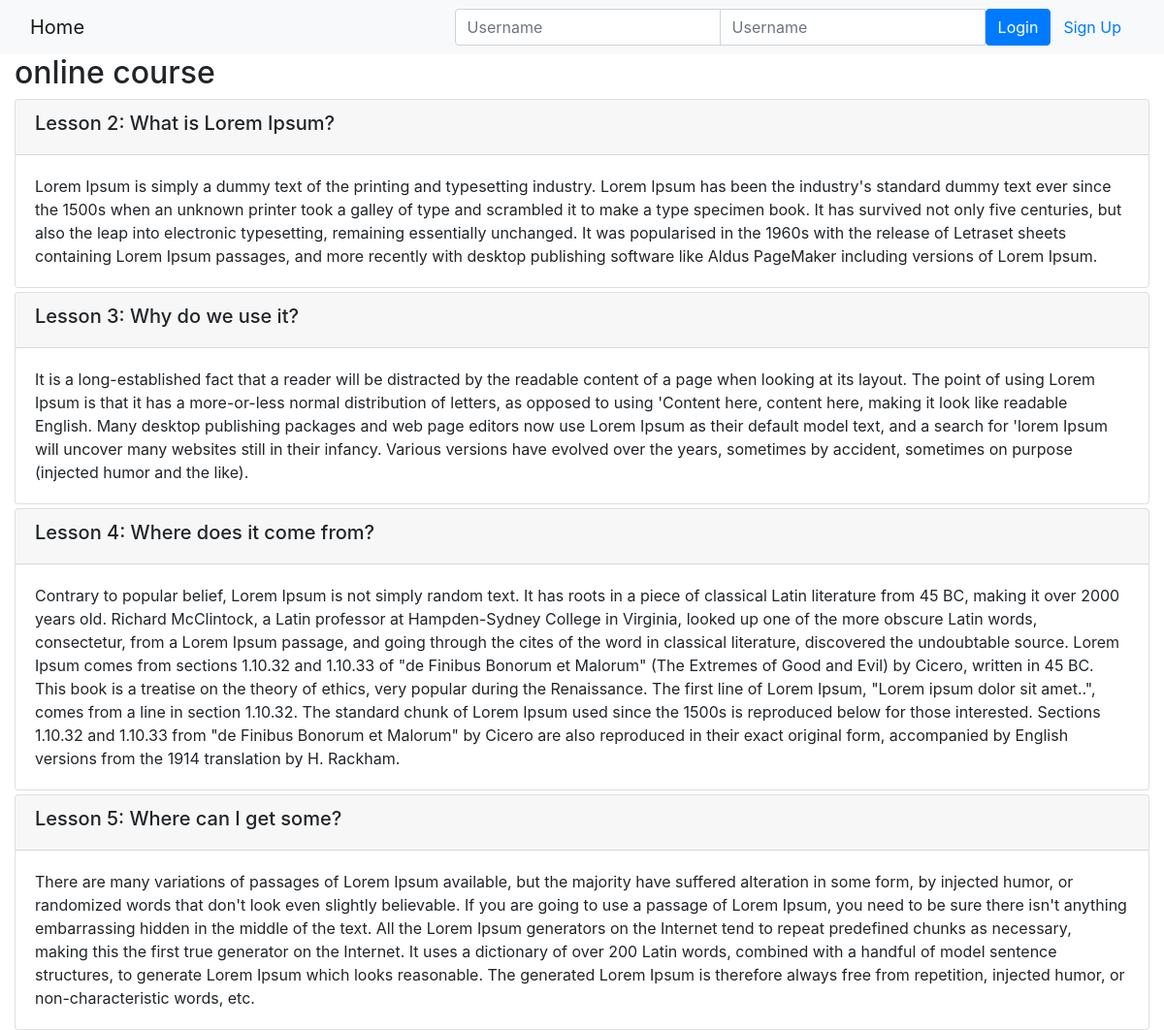
Page /onlinecourse/1/ on the committed database.
### onlinecourse/models.py (models this page shows, shortened)
class Course(models.Model):
    name = models.CharField(null=False, max_length=30, default='online course')
    image = models.ImageField(upload_to='course_images/')
    description = models.CharField(max_length=1000)
    pub_date = models.DateField(null=True)
    instructors = models.ManyToManyField(Instructor)
    users = models.ManyToManyField(settings.AUTH_USER_MODEL, through='Enrollment')
    total_enrollment = models.IntegerField(default=0)
    is_enrolled = False

class Lesson(models.Model):
    title = models.CharField(max_length=200, default="title")
    order = models.IntegerField(default=0)
    course = models.ForeignKey(Course, on_delete=models.CASCADE)
    content = models.TextField()

### onlinecourse/views.py (the view)
# urls.py: path('<int:pk>/', views.CourseDetailView.as_view(), name='course_details'),
class CourseDetailView(generic.DetailView):
    model = Course
    template_name = 'onlinecourse/course_detail_bootstrap.html'

### onlinecourse/templates/onlinecourse/course_detail_bootstrap.html (shortened to what this page needs)
<!DOCTYPE html>
<html lang="en">
<head>
     {% load static %}
    <link rel="stylesheet" href="https://maxcdn.bootstrapcdn.com/bootstrap/4.5.2/css/bootstrap.min.css">
</head>
<body>
    <nav class="navbar navbar-light bg-light">
        <div class="container-fluid">
            <div class="navbar-header">
                  <a class="navbar-brand" href="{% url 'onlinecourse:index' %}">Home</a>
            </div>
            <ul class="nav navbar-nav navbar-right">
                {% if user.is_authenticated %}
                <li>
                    <a class="btn btn-link" href="#">{{ user.first_name }}({{ user.username }})</a>
                    <a class="btn btn-link" href="{% url 'onlinecourse:logout' %}">Logout</a>
                </li>
                {% else %}
                <li>
                    <form class="form-inline" action="{% url 'onlinecourse:login' %}" method="post">
                        <div class="input-group">
                            <input type="text" class="form-control" placeholder="Username" name="username" >
                            <input type="password" class="form-control" placeholder="Username" name="psw" >
                            <button class="btn btn-primary" type="submit">Login</button>
                            <a class="btn btn-link" href="{% url 'onlinecourse:registration' %}">Sign Up</a>
                        </div>
                    </form>
                </li>
                {% endif %}
            </ul>
        </div>
    </nav>
    <div class="container-fluid">
            <h2>{{ course.name }}</h2>
            <div class="card-columns-vertical">
                {% for lesson in course.lesson_set.all %}
                    <div class="card mt-1">
                        <div class="card-header"><h5>Lesson {{lesson.order|add:1}}: {{lesson.title}}</h5></div>
                        <div class="card-body">{{lesson.content}}</div>
                    </div>
                {% endfor %}
            </div>
    </div>
</body>
</html>

### rows in the picture
Course: name "online course"
Lesson: order|add "2", title "What is Lorem Ipsum?", content "Lorem Ipsum is simply a dummy text of the printing and typesetting industry. Lorem Ipsum has been the industry's standard dummy text ever since the 1500s when an unknown printer took a galley of type and scrambled it to make a type specimen book. It has survived not only five centuries, but also the leap into electronic typesetting, remaining essentially unchanged. It was popularised in the 1960s with the release of Letraset sheets containing Lorem Ipsum passages, and more recently with desktop publishing software like Aldus PageMaker including versions of Lorem Ipsum."
Lesson: order|add "3", title "Why do we use it?", content "It is a long-established fact that a reader will be distracted by the readable content of a page when looking at its layout. The point of using Lorem Ipsum is that it has a more-or-less normal distribution of letters, as opposed to using 'Content here, content here, making it look like readable English. Many desktop publishing packages and web page editors now use Lorem Ipsum as their default model text, and a search for 'lorem Ipsum will uncover many websites still in their infancy. Various versions have evolved over the years, sometimes by accident, sometimes on purpose (injected humor and the like)."
Lesson: order|add "4", title "Where does it come from?", content "Contrary to popular belief, Lorem Ipsum is not simply random text. It has roots in a piece of classical Latin literature from 45 BC, making it over 2000 years old. Richard McClintock, a Latin professor at Hampden-Sydney College in Virginia, looked up one of the more obscure Latin words, consectetur, from a Lorem Ipsum passage, and going through the cites of the word in classical literature, discovered the undoubtable source. Lorem Ipsum comes from sections 1.10.32 and 1.10.33 of \"de Finibus Bonorum et Malorum\" (The Extremes of Good and Evil) by Cicero, written in 45 BC. This book is a treatise on the theory of ethics, very popular during the Renaissance. The first line of Lorem Ipsum,…"
Lesson: order|add "5", title "Where can I get some?", content "There are many variations of passages of Lorem Ipsum available, but the majority have suffered alteration in some form, by injected humor, or randomized words that don't look even slightly believable. If you are going to use a passage of Lorem Ipsum, you need to be sure there isn't anything embarrassing hidden in the middle of the text. All the Lorem Ipsum generators on the Internet tend to repeat predefined chunks as necessary, making this the first true generator on the Internet. It uses a dictionary of over 200 Latin words, combined with a handful of model sentence structures, to generate Lorem Ipsum which looks reasonable. The generated Lorem Ipsum is therefore always free from…"
